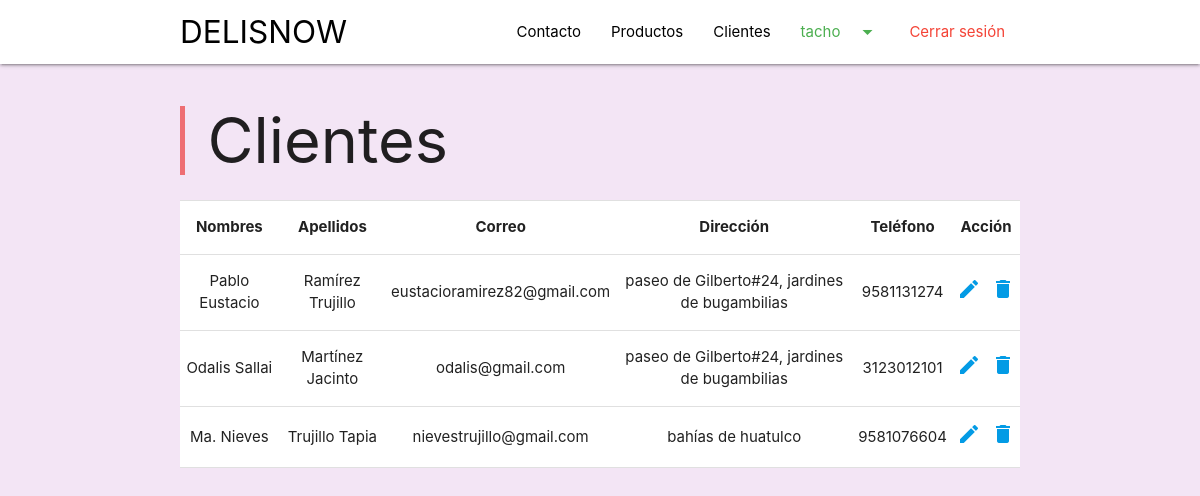
The app's page /clientes/ (signed in) with its own data.
### Clientes/models.py (models this page shows, shortened)
class Cliente(models.Model):
    nombres = models.CharField(max_length=50)
    apellidos = models.CharField(max_length=90)
    correo = models.CharField(max_length=100)
    direccion = models.CharField(max_length=150)
    telefono = models.CharField(max_length=10)
    created = models.DateTimeField(auto_now_add = True)
    updated = models.DateTimeField(auto_now_add = True)
    class Meta:
        verbose_name = "Cliente"
        verbose_name_plural = "Clientes"

### Clientes/views.py (the view)
# urls.py: path('', views.clientes, name='Clientes'),
def clientes(request):
    clientes = Cliente.objects.all()
    context = {'clientes':clientes}
    return render(request, 'clientes.html', context)

### Clientes/templates/clientes.html (shortened to what this page needs)
{% extends 'base.html' %}
{% load static %}
{% block content %}
<div class="container">
    <blockquote ><h1>Clientes</h1></blockquote>
    <div class="row">
        <table class="white centered">
            <thead>
                <tr>
                    <th>Nombres</th>
                    <th>Apellidos</th>
                    <th>Correo</th>
                    <th>Dirección</th>
                    <th>Teléfono</th>
                    <th colspan="2">Acción</th>
                </tr>
            </thead>
            <tbody>
            {% for cliente in clientes %}
                <tr>
                    <td>{{cliente.nombres}}</td>
                    <td>{{cliente.apellidos}}</td>
                    <td>{{cliente.correo}}</td>
                    <td>{{cliente.direccion}}</td>
                    <td>{{cliente.telefono}}</td>
                    <td><a href=""><i class="material-icons">edit</i></a></td>
                    <td><a href=""><i class="material-icons">delete</i></a></td>
                </tr>
            {% endfor %}
            </tbody>
        </table>
    </div>
</div>
{% endblock %}

### Home/templates/base.html (shortened to what this page needs)
<!DOCTYPE html>
<html lang="en">
<head>
    {% load static %}
    <link rel="stylesheet" href="{% static '/css/style.css/' %}">
    <link rel="stylesheet" href="{% static '/css/materialize.min.css/' %}">
</head>
<body class=" purple lighten-5">
    <div class="navbar-fixed">
        <nav class="white">
            <div class="nav-wrapper">
                <div class="container">
                    <a href="{% url 'Inicio'%}" class="brand-logo black-text">DELISNOW</a>
                    <ul class="right hide-on-med-and-down">
                        <li ><a class="black-text modal-trigger" href="#modal1">Contacto</a></li>
                        {% if user.is_authenticated and user.is_superuser == 1 %}
                        <li ><a class="black-text" href="{% url 'Inicio' %}">Productos</a></li>
                        <li ><a class="black-text" href="{% url 'Clientes' %}">Clientes</a></li>
                        <li><a class="green-text lighten-1 dropdown-trigger" data-target="dropdown1">{{user.username}}<i class="material-icons right">arrow_drop_down</i></a></li>
                        <li><a href="{% url 'Salir' %}"  class="red-text lighten-1">Cerrar sesión</a></li>
                        {% elif user.is_authenticated and user.is_superuser == 0 %}
                        <li><a class="green-text lighten-1" href="" title="Ver perfil">{{user.username}}</a></li>
                        <li><a href="{% url 'Salir' %}"  class="red-text lighten-1">Cerrar sesión</a></li>
                        {% else %}
                        <li><a class="black-text" href="{% url 'Login' %}" >INICIAR SESIÓN</a></li>
                        <li><a  class="green-text lighten-1" href="{% url 'Autenticacion' %}">REGISTRARSE</a></li>
                        {% endif %}
                    </ul>
                </div>
            </div>
        </nav>
    </div>
    {% block content %} {% endblock %}
</body>
</html>

### records on screen
Cliente: nombres "Pablo Eustacio", apellidos "Ramírez Trujillo", correo "eustacioramirez82@gmail.com", direccion "paseo de Gilberto#24, jardines de bugambilias", telefono "9581131274"
Cliente: nombres "Odalis Sallai", apellidos "Martínez Jacinto", correo "odalis@gmail.com", direccion "paseo de Gilberto#24, jardines de bugambilias", telefono "3123012101"
Cliente: nombres "Ma. Nieves", apellidos "Trujillo Tapia", correo "nievestrujillo@gmail.com", direccion "bahías de huatulco", telefono "9581076604"

### other values on screen
{{ user.username }} "tacho"
